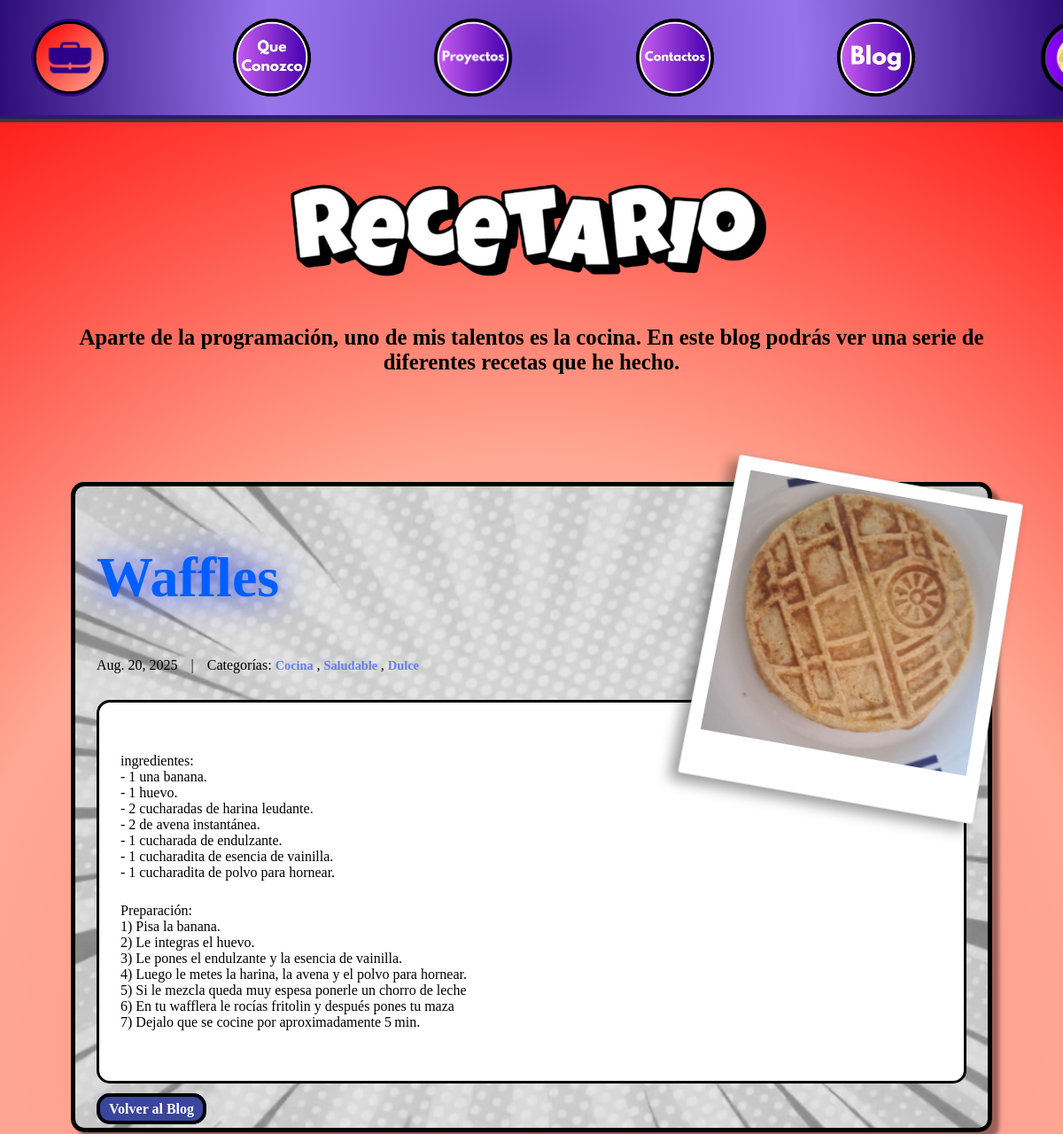
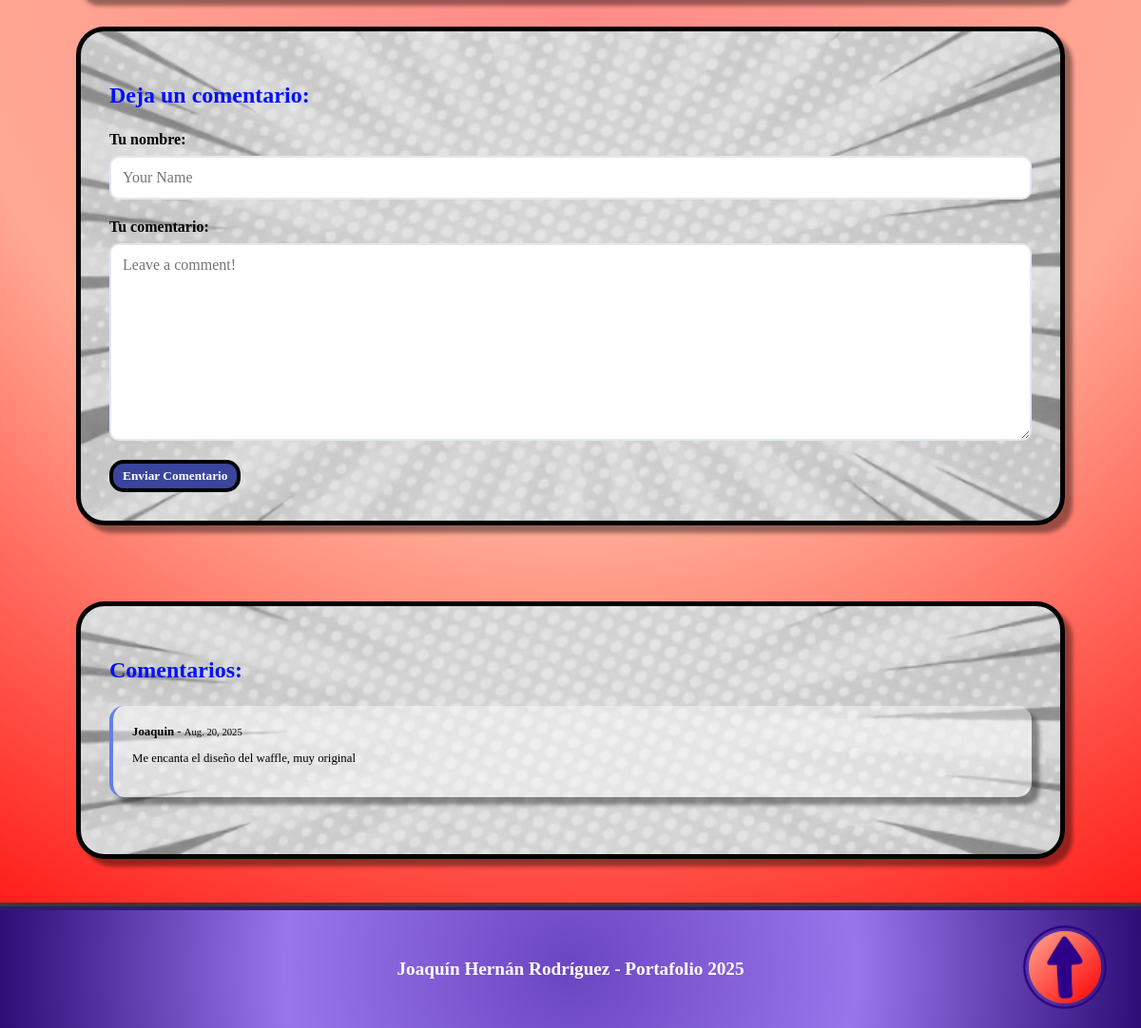
The page /blog/post/5/ on the database its author committed (2 pictures, top to bottom).
### blog/models.py (models this page shows, shortened)
class Post(models.Model):
    title = models.CharField(max_length=255)
    body = models.TextField()
    created_on = models.DateTimeField(auto_now_add=True)
    last_modified = models.DateTimeField(auto_now=True)
    categories = models.ManyToManyField("Category", related_name="posts")
    image = models.ImageField(upload_to='blog_images/', blank=True, null=True)

class Category(models.Model):
    name = models.CharField(max_length=30)
    class Meta:
        verbose_name_plural = "categories"

class Comment(models.Model):
    author = models.CharField(max_length=60)
    body = models.CharField(max_length=2000)
    created_on = models.DateTimeField(auto_now_add=True)
    post = models.ForeignKey("Post", on_delete=models.CASCADE)

### blog/views.py (the view, shortened to what this page needs)
# urls.py: path("post/<int:pk>/", views.blog_detail, name="blog_detail"),
def blog_detail(request, pk):
    post = Post.objects.get(pk=pk)
    form = CommentForm()
    comments = Comment.objects.filter(post=post)
    context = {
        "post": post,
        "comments": comments,
        "form": CommentForm(),
    }
    return render(request, "blog/detail.html", context)

### blog/forms.py
class CommentForm(forms.Form):
    author = forms.CharField(
        max_length=60,
        widget=forms.TextInput(
            attrs={"class": "form-control", "placeholder": "Your Name"}
        ),
    )
    body = forms.CharField(
        max_length= 2000,
        widget=forms.Textarea(
            attrs={"class": "form-control", "placeholder": "Leave a comment!"}
        )
    )

### templates/blog/detail.html (shortened to what this page needs)
{% extends "blog.html" %}
{% load static %}
{% block page_content %}
  <div class="post-detail">
    <article class="post-full" style="background-image: url('{% static 'Portafolio/assets/Fondos/Fondo Blanco.png' %}'); background-size: cover; background-position: center;">
      {% if post.image %}
        <div class="foto-instantanea">
          <div class="foto-frame">
            <img src="{{ post.image.url }}" alt="{{ post.title }}" class="foto-imagen">
          </div>
        </div>
      {% endif %}
      <div class="post-header">
        <h1 class="post-title-detail">{{ post.title }}</h1>
        <div class="post-meta-detail">
          <span class="post-date">{{ post.created_on.date }}</span>
          <span class="separator">|</span>
          <span class="post-categories">Categorías:
            {% for category in post.categories.all %}
              <a href="{% url 'blog:blog_category' category.name %}" class="categoria">
                {{ category.name }}
              </a>{% if not forloop.last %}, {% endif %}
            {% endfor %}
          </span>
        </div>
      </div>
      <div class="post-content-detail">
        <p>{{ post.body | linebreaks }}</p>
      </div>
      <div class="navigation-links">
        <a href="{% url 'blog:blog_index' %}" class="volver">Volver al Blog</a>
      </div>
    </article>
    <div class="comments-section" style="background-image: url('{% static 'Portafolio/assets/Fondos/Fondo Blanco.png' %}'); background-size: cover; background-position: center;">
      <h3 class="comments-title">Deja un comentario:</h3>
      <form method="post" class="comment-form">
        <div class="form-group">
          <label for="{{ form.author.id_for_label }}">Tu nombre:</label>
          {{ form.author }}
        </div>
        <div class="form-group">
          <label for="{{ form.body.id_for_label }}">Tu comentario:</label>
          {{ form.body }}
        </div>
        <button type="submit" class="enviar-comentario">Enviar Comentario</button>
      </form>
    </div>
    {% if comments %}
    <div class="comments-list" style="background-image: url('{% static 'Portafolio/assets/Fondos/Fondo Blanco.png' %}'); background-size: cover; background-position: center;">
      <h3 class="comments-title">Comentarios:</h3>
      {% for comment in comments %}
        <div class="comment">
          <div class="comment-meta">
            <strong>{{ comment.author }}</strong> - <small>{{ comment.created_on.date }}</small>
          </div>
          <div class="comment-body">
            <p>{{ comment.body | linebreaks }}</p>
          </div>
        </div>
      {% endfor %}
    </div>
    {% endif %}
  </div>
{% endblock page_content %}

### Portafolio/static/Portafolio/css/base.css (style rules this page uses)
html { scroll-behavior: smooth; }
body { margin: 0; padding: 0; height: 100%; transition: background-color 0.3s ease; font-family: 'Baloo 2', cursive; }
h1, h2, h3, .Barra ul li a { font-family: 'Bangers', cursive; }

### Portafolio/static/Portafolio/css/blog.css (style rules this page uses)
body { background: radial-gradient(circle,#ff8686, #ffa994, #ff0000); }
.categoria { font-family: 'Baloo 2', cursive; font-size: 0.9rem; color: #667eea; text-decoration: none; font-weight: bold; transition: color 0.3s ease; }
.post-detail { padding-left: 5rem; padding-right: 5rem; display: grid; gap: 30px; }
.post-full { border-radius: 20px; padding: 40px; border: 5px solid #000000; box-shadow: 8px 8px 4px rgba(0, 0, 0, 0.4); border-radius: 15px; padding: 0.8rem 1.5rem; }
.post-title-detail { color: #005eff; text-align: start; text-shadow: 0 0 40px #0022ff; font-family: 'Bangers', cursive; font-size: 4rem; }
.post-meta-detail { color: rgb(0, 0, 0); font-size: 1em; margin-bottom: 30px; display: flex; align-items: center; gap: 15px; flex-wrap: wrap; }
.post-content-detail { font-family: 'Baloo 2', cursive; color: #000000; font-size: 1rem; gap: 0.5rem; background-color: white; border: 3px solid #000000; border-radius: 15px; padding:2rem 1.5rem; }
.post-content-detail p { margin-bottom: 25px; }
.navigation-links { margin-top: 20px; }
.volver { font-weight: bold; font-family: 'Bangers', cursive; background-color: #3a459c; border-radius: 15px; border: 4px solid #000; color: white; padding: 5px 10px; text-decoration: none; transition: all 0.3s ease; margin-bottom: 25px; }
.comments-section, .comments-list { padding: 30px; border: 5px solid #000000; box-shadow: 8px 8px 4px rgba(0, 0, 0, 0.4); border-radius: 30px; margin-bottom: 50px; }
.comments-title { font-family: 'Baloo 2', cursive; color: #0011ff; font-size: 1.5rem; gap: 0.5rem; }
.comment-form { display: grid; gap: 20px; }
.form-group { display: grid; gap: 8px; }
.form-group label { font-family: 'Baloo 2', cursive; color: #000000; font-weight: bold; }
.form-group input, .form-group textarea { font-family: 'Baloo 2', cursive; padding: 12px; border: 2px solid #e2e8f0; border-radius: 10px; font-size: 1em; transition: border-color 0.3s ease; }
.form-group textarea { min-height: 120px; resize: vertical; }
.enviar-comentario { justify-self: start; font-weight: bold; font-family: 'Bangers', cursive; background-color: #3a459c; border-radius: 15px; border: 4px solid #000; color: white; padding: 5px 10px; text-decoration: none; transition: all 0.3s ease; }
.comment { max-width: 1200px; padding: 20px; border-left: 4px solid #667eea; font-family: 'Baloo 2', cursive; font-size: 0.8rem; color: #000000; margin-bottom: 30px; background-color: rgba(255, 255, 255, 0.402); box-shadow: 8px 8px 4px rgba(0, 0, 0, 0.4); border-radius: 15px; }
.comment-meta { font-family: 'Baloo 2', cursive; font-size: 0.8rem; color: #000000; }
.comment-body { font-family: 'Baloo 2', cursive; color: #000000; word-wrap: break-word; word-break: break-word; overflow-wrap: break-word; }
.post-full { position: relative; overflow: visible; }
.foto-instantanea { position: absolute; top: -15px; right: -15px; z-index: 10; }
.foto-frame { position: relative; background: rgb(255, 255, 255); padding: 15px 15px 50px 15px; border-radius: 3px; border: 1px solid #e0e0e0; rotate: 10deg; box-shadow: -8px 8px 15px rgba(0, 0, 0, 0.4); transform: perspective(800px) rotateX(5deg); }
.foto-imagen { width: 300px; height: 300px; object-fit: cover; display: block; }

### rows shown on the page
Post: image (picture), title "Waffles", created_on "Aug. 20, 2025", body "ingredientes: - 1 una banana. - 1 huevo. - 2 cucharadas de harina leudante. - 2 de avena instantánea. - 1 cucharada de endulzante. - 1 cucharadita de esencia de vainilla. - 1 cucharadita de polvo para hornear. Preparación: 1) Pisa la banana. 2) Le integras el huevo. 3) Le pones el endulzante y la esencia de vainilla. 4) Luego le metes la harina, la avena y el polvo para hornear. 5) Si le mezcla queda muy espesa ponerle un chorro de leche 6) En tu wafflera le rocías fritolin y después pones tu maza 7) Dejalo que se cocine por aproximadamente 5 min."
Category: name "Cocina"
Category: name "Saludable"
Category: name "Dulce"
Comment: author "Joaquin", created_on "Aug. 20, 2025", body "Me encanta el diseño del waffle, muy original"
